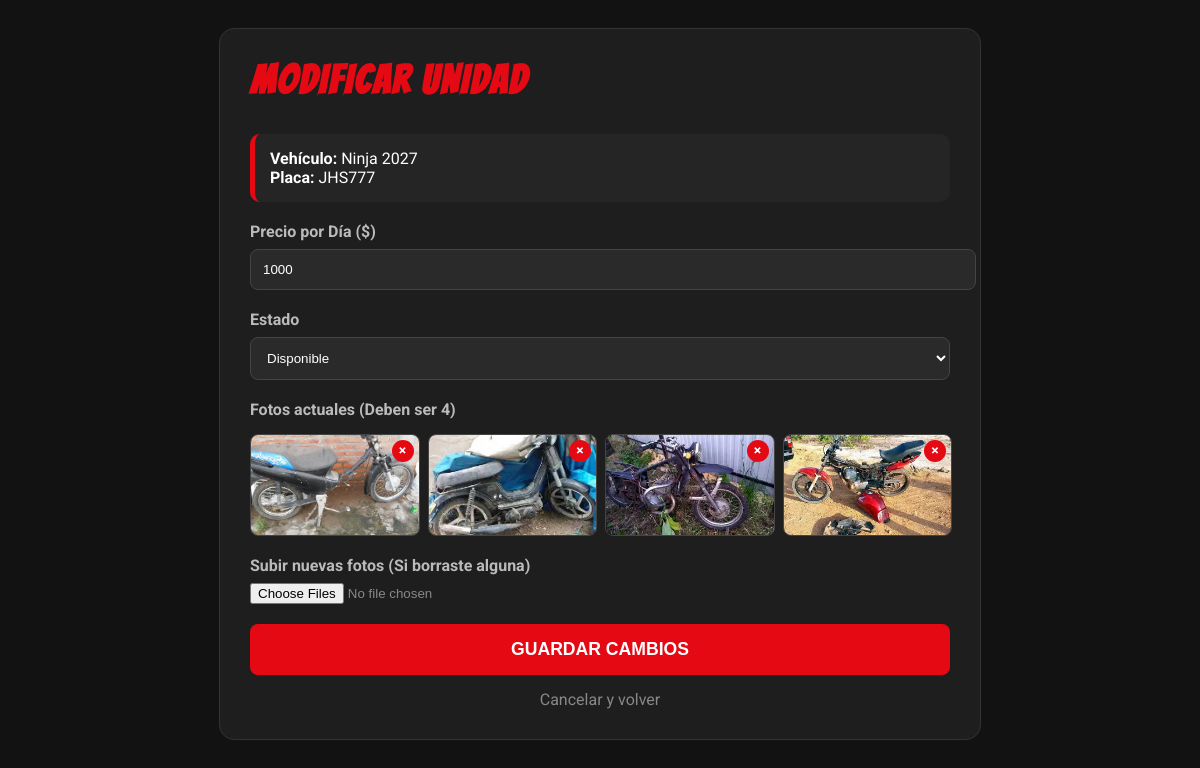
Page /procesar_editar.php?id=46 (signed in) on the committed database.
### tables this page shows
CREATE TABLE `vehiculo` (
  `id_v` int(11) NOT NULL,
  `id_arrendatario` int(11) DEFAULT NULL,
  `tipo` varchar(50) DEFAULT NULL,
  `id_proveedor` int(11) DEFAULT NULL,
  `num_motor` int(11) DEFAULT NULL,
  `num_chasis` int(11) DEFAULT NULL,
  `traccion` varchar(50) NOT NULL,
  `motor` varchar(50) NOT NULL,
  `transmision` varchar(50) NOT NULL,
  `color` varchar(50) NOT NULL,
  `marca` varchar(50) NOT NULL,
  `placa` varchar(20) NOT NULL,
  `modelo` varchar(50) NOT NULL,
  `precio` double NOT NULL,
  `asientos` int(11) DEFAULT NULL,
  `estado` varchar(50) DEFAULT 'Disponible',
  `imagen` varchar(255) DEFAULT NULL
);

CREATE TABLE `fotos_vehiculos` (
  `id_foto` int(11) NOT NULL,
  `id_vehiculo` int(11) NOT NULL,
  `id_usuario` int(11) NOT NULL,
  `ruta_imagen` varchar(255) NOT NULL,
  `fecha_subida` timestamp NOT NULL DEFAULT current_timestamp()
);

### procesar_editar.php (the view, shortened to what this page needs)
<?php
require_once 'conexion.php';
$idVehiculo = isset($_GET['id']) ? intval($_GET['id']) : 0;
$idProveedor = $_SESSION['IdUsuario'];
$stmt = $pdo->prepare("SELECT * FROM vehiculo WHERE id_v = ? AND id_proveedor = ?");
$stmt->execute([$idVehiculo, $idProveedor]);
$v = $stmt->fetch(PDO::FETCH_ASSOC);
$stmtFotos = $pdo->prepare("SELECT * FROM fotos_vehiculos WHERE id_vehiculo = ?");
$stmtFotos->execute([$idVehiculo]);
$fotosActuales = $stmtFotos->fetchAll(PDO::FETCH_ASSOC);
?>
<!DOCTYPE html>
<html lang="es">
<head>
</head>
<body>
<div class="edit-container">
    <h2>MODIFICAR UNIDAD</h2>
    <form action="" method="POST" enctype="multipart/form-data">
        <div class="vehicle-info">
            <strong>Vehículo:</strong> <?php echo $v['marca'] . ' ' . $v['modelo']; ?><br>
            <strong>Placa:</strong> <?php echo $v['placa']; ?>
        </div>
        <div class="form-group">
            <label>Precio por Día ($)</label>
            <input type="number" name="precio" value="<?php echo $v['precio']; ?>" required>
        </div>
        <div class="form-group">
            <label>Estado</label>
            <select name="estado">
                <option value="Disponible" <?php if($v['estado']=='Disponible') echo 'selected'; ?>>Disponible</option>
            </select>
        </div>
        <div class="form-group">
            <label>Fotos actuales (Deben ser 4)</label>
            <div class="gallery-preview">
                <?php foreach ($fotosActuales as $foto):
                    $rutaFinal = "imagenes/" . basename($foto['ruta_imagen']);
                ?>
                    <div class="thumb-container">
                        <img src="<?php echo $rutaFinal; ?>" onerror="this.src='unnamed.png'">
                        <a href="?id=<?php echo $idVehiculo; ?>&borrar=<?php echo $foto['id_foto']; ?>" class="btn-delete" onclick="return confirm('¿Borrar foto?')">×</a>
                    </div>
                <?php endforeach; ?>
            </div>
        </div>
        <div class="form-group">
            <label>Subir nuevas fotos (Si borraste alguna)</label>
            <input type="file" name="imagenes[]" multiple accept="image/*" style="color: #888;">
        </div>
        <button type="submit" class="btn-submit">GUARDAR CAMBIOS</button>
        <a href="historial_vehiculo.php" class="btn-cancel">Cancelar y volver</a>
    </form>
</div>
</body>
</html>

### procesar_editar.php (style rules this page uses)
:root { --rojo: #e50914; --oscuro: #121212; --card: #1e1e1e; }
body { background: var(--oscuro); color: white; font-family: 'Roboto', sans-serif; padding: 20px; }
.edit-container { max-width: 700px; margin: auto; background: var(--card); padding: 30px; border-radius: 15px; border: 1px solid #333; }
h2 { font-family: 'Bangers'; color: var(--rojo); font-size: 2.5rem; letter-spacing: 2px; margin-top:0; }
.vehicle-info { background: #252525; padding: 15px; border-radius: 10px; margin-bottom: 20px; border-left: 5px solid var(--rojo); }
.form-group { margin-bottom: 20px; }
label { display: block; margin-bottom: 8px; color: #bbb; font-weight: bold; }
input[type="number"], select { width: 100%; padding: 12px; background: #2a2a2a; border: 1px solid #444; color: white; border-radius: 8px; }
.gallery-preview { display: grid; grid-template-columns: repeat(4, 1fr); gap: 10px; margin-top: 15px; }
.thumb-container { position: relative; width: 100%; height: 100px; background: #000; border-radius: 8px; overflow: hidden; border: 1px solid #444; }
.thumb-container img { width: 100%; height: 100%; object-fit: cover; }
.btn-delete { position: absolute; top: 5px; right: 5px; background: var(--rojo); color: white; text-decoration: none; width: 22px; height: 22px; border-radius: 50%; text-align: center; font-weight: bold; line-height: 20px; font-size: 14px; }
.btn-submit { background: var(--rojo); color: white; border: none; padding: 15px; width: 100%; border-radius: 8px; font-weight: bold; cursor: pointer; font-size: 1.1rem; }
.btn-cancel { display: block; text-align: center; margin-top: 15px; color: #888; text-decoration: none; }

### rows in the picture
vehiculo: marca "Ninja", modelo "2027", placa "JHS777", precio "1000", estado "Disponible"
fotos_vehiculos: ruta_imagen (picture)
fotos_vehiculos: ruta_imagen (picture)
fotos_vehiculos: ruta_imagen (picture)
fotos_vehiculos: ruta_imagen (picture)
